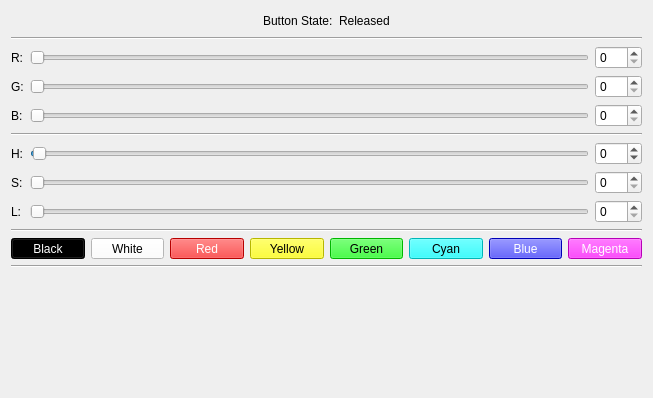
<?xml version="1.0" encoding="UTF-8"?>
<ui version="4.0">
 <class>RGBLEDButton</class>
 <widget class="QWidget" name="RGBLEDButton">
  <property name="geometry">
   <rect>
    <x>0</x>
    <y>0</y>
    <width>653</width>
    <height>398</height>
   </rect>
  </property>
  <property name="windowTitle">
   <string>Form</string>
  </property>
  <layout class="QVBoxLayout" name="verticalLayout">
   <item>
    <layout class="QGridLayout" name="gridLayout">
     <item row="8" column="0">
      <widget class="QLabel" name="label">
       <property name="text">
        <string>L:</string>
       </property>
      </widget>
     </item>
     <item row="7" column="0">
      <widget class="QLabel" name="label_2">
       <property name="text">
        <string>S:</string>
       </property>
      </widget>
     </item>
     <item row="6" column="0">
      <widget class="QLabel" name="label_3">
       <property name="text">
        <string>H:</string>
       </property>
      </widget>
     </item>
     <item row="4" column="0">
      <widget class="QLabel" name="label_4">
       <property name="text">
        <string>B:</string>
       </property>
      </widget>
     </item>
     <item row="2" column="0">
      <widget class="QLabel" name="label_5">
       <property name="text">
        <string>R:</string>
       </property>
      </widget>
     </item>
     <item row="3" column="0">
      <widget class="QLabel" name="label_6">
       <property name="text">
        <string>G:</string>
       </property>
      </widget>
     </item>
     <item row="2" column="1">
      <widget class="QSlider" name="slider_r">
       <property name="maximum">
        <number>255</number>
       </property>
       <property name="orientation">
        <enum>Qt::Horizontal</enum>
       </property>
      </widget>
     </item>
     <item row="3" column="1">
      <widget class="QSlider" name="slider_g">
       <property name="maximum">
        <number>255</number>
       </property>
       <property name="orientation">
        <enum>Qt::Horizontal</enum>
       </property>
      </widget>
     </item>
     <item row="4" column="1">
      <widget class="QSlider" name="slider_b">
       <property name="maximum">
        <number>255</number>
       </property>
       <property name="orientation">
        <enum>Qt::Horizontal</enum>
       </property>
      </widget>
     </item>
     <item row="6" column="1">
      <widget class="QSlider" name="slider_h">
       <property name="minimum">
        <number>-1</number>
       </property>
       <property name="maximum">
        <number>359</number>
       </property>
       <property name="orientation">
        <enum>Qt::Horizontal</enum>
       </property>
      </widget>
     </item>
     <item row="7" column="1">
      <widget class="QSlider" name="slider_s">
       <property name="maximum">
        <number>255</number>
       </property>
       <property name="orientation">
        <enum>Qt::Horizontal</enum>
       </property>
      </widget>
     </item>
     <item row="8" column="1">
      <widget class="QSlider" name="slider_l">
       <property name="maximum">
        <number>255</number>
       </property>
       <property name="orientation">
        <enum>Qt::Horizontal</enum>
       </property>
      </widget>
     </item>
     <item row="12" column="0" colspan="3">
      <widget class="QLabel" name="label_color">
       <property name="sizePolicy">
        <sizepolicy hsizetype="Preferred" vsizetype="Preferred">
         <horstretch>0</horstretch>
         <verstretch>1</verstretch>
        </sizepolicy>
       </property>
       <property name="text">
        <string/>
       </property>
      </widget>
     </item>
     <item row="2" column="2">
      <widget class="QSpinBox" name="spin_r">
       <property name="maximum">
        <number>255</number>
       </property>
      </widget>
     </item>
     <item row="6" column="2">
      <widget class="QSpinBox" name="spin_h">
       <property name="minimum">
        <number>-1</number>
       </property>
       <property name="maximum">
        <number>359</number>
       </property>
      </widget>
     </item>
     <item row="3" column="2">
      <widget class="QSpinBox" name="spin_g">
       <property name="maximum">
        <number>255</number>
       </property>
      </widget>
     </item>
     <item row="4" column="2">
      <widget class="QSpinBox" name="spin_b">
       <property name="maximum">
        <number>255</number>
       </property>
      </widget>
     </item>
     <item row="7" column="2">
      <widget class="QSpinBox" name="spin_s">
       <property name="maximum">
        <number>255</number>
       </property>
      </widget>
     </item>
     <item row="8" column="2">
      <widget class="QSpinBox" name="spin_l">
       <property name="maximum">
        <number>255</number>
       </property>
      </widget>
     </item>
     <item row="11" column="0" colspan="3">
      <widget class="Line" name="line">
       <property name="orientation">
        <enum>Qt::Horizontal</enum>
       </property>
      </widget>
     </item>
     <item row="5" column="0" colspan="3">
      <widget class="Line" name="line_2">
       <property name="orientation">
        <enum>Qt::Horizontal</enum>
       </property>
      </widget>
     </item>
     <item row="10" column="0" colspan="3">
      <layout class="QHBoxLayout" name="horizontalLayout">
       <item>
        <widget class="QToolButton" name="button_black">
         <property name="sizePolicy">
          <sizepolicy hsizetype="Minimum" vsizetype="Fixed">
           <horstretch>0</horstretch>
           <verstretch>0</verstretch>
          </sizepolicy>
         </property>
         <property name="styleSheet">
          <string notr="true">color: white; background: black;</string>
         </property>
         <property name="text">
          <string>Black</string>
         </property>
        </widget>
       </item>
       <item>
        <widget class="QToolButton" name="button_white">
         <property name="sizePolicy">
          <sizepolicy hsizetype="Minimum" vsizetype="Fixed">
           <horstretch>0</horstretch>
           <verstretch>0</verstretch>
          </sizepolicy>
         </property>
         <property name="styleSheet">
          <string notr="true">color: black; background: white;</string>
         </property>
         <property name="text">
          <string>White</string>
         </property>
        </widget>
       </item>
       <item>
        <widget class="QToolButton" name="button_red">
         <property name="sizePolicy">
          <sizepolicy hsizetype="Minimum" vsizetype="Fixed">
           <horstretch>0</horstretch>
           <verstretch>0</verstretch>
          </sizepolicy>
         </property>
         <property name="styleSheet">
          <string notr="true">color: white; background: red;</string>
         </property>
         <property name="text">
          <string>Red</string>
         </property>
        </widget>
       </item>
       <item>
        <widget class="QToolButton" name="button_yellow">
         <property name="sizePolicy">
          <sizepolicy hsizetype="Minimum" vsizetype="Fixed">
           <horstretch>0</horstretch>
           <verstretch>0</verstretch>
          </sizepolicy>
         </property>
         <property name="styleSheet">
          <string notr="true">color: black; background: yellow;</string>
         </property>
         <property name="text">
          <string>Yellow</string>
         </property>
        </widget>
       </item>
       <item>
        <widget class="QToolButton" name="button_green">
         <property name="sizePolicy">
          <sizepolicy hsizetype="Minimum" vsizetype="Fixed">
           <horstretch>0</horstretch>
           <verstretch>0</verstretch>
          </sizepolicy>
         </property>
         <property name="styleSheet">
          <string notr="true">color: black; background: #00FF00;</string>
         </property>
         <property name="text">
          <string>Green</string>
         </property>
        </widget>
       </item>
       <item>
        <widget class="QToolButton" name="button_cyan">
         <property name="sizePolicy">
          <sizepolicy hsizetype="Minimum" vsizetype="Fixed">
           <horstretch>0</horstretch>
           <verstretch>0</verstretch>
          </sizepolicy>
         </property>
         <property name="styleSheet">
          <string notr="true">color: black; background: cyan;</string>
         </property>
         <property name="text">
          <string>Cyan</string>
         </property>
        </widget>
       </item>
       <item>
        <widget class="QToolButton" name="button_blue">
         <property name="sizePolicy">
          <sizepolicy hsizetype="Minimum" vsizetype="Fixed">
           <horstretch>0</horstretch>
           <verstretch>0</verstretch>
          </sizepolicy>
         </property>
         <property name="styleSheet">
          <string notr="true">color: white; background: blue;</string>
         </property>
         <property name="text">
          <string>Blue</string>
         </property>
        </widget>
       </item>
       <item>
        <widget class="QToolButton" name="button_magenta">
         <property name="sizePolicy">
          <sizepolicy hsizetype="Minimum" vsizetype="Fixed">
           <horstretch>0</horstretch>
           <verstretch>0</verstretch>
          </sizepolicy>
         </property>
         <property name="styleSheet">
          <string notr="true">color: white; background: magenta;</string>
         </property>
         <property name="text">
          <string>Magenta</string>
         </property>
        </widget>
       </item>
      </layout>
     </item>
     <item row="9" column="0" colspan="3">
      <widget class="Line" name="line_3">
       <property name="orientation">
        <enum>Qt::Horizontal</enum>
       </property>
      </widget>
     </item>
     <item row="0" column="0" colspan="3">
      <layout class="QHBoxLayout" name="horizontalLayout_2">
       <item>
        <spacer name="horizontalSpacer">
         <property name="orientation">
          <enum>Qt::Horizontal</enum>
         </property>
         <property name="sizeHint" stdset="0">
          <size>
           <width>40</width>
           <height>20</height>
          </size>
         </property>
        </spacer>
       </item>
       <item>
        <widget class="QLabel" name="label_7">
         <property name="text">
          <string>Button State:</string>
         </property>
        </widget>
       </item>
       <item>
        <widget class="QLabel" name="label_button_state">
         <property name="text">
          <string>Released</string>
         </property>
        </widget>
       </item>
       <item>
        <spacer name="horizontalSpacer_2">
         <property name="orientation">
          <enum>Qt::Horizontal</enum>
         </property>
         <property name="sizeHint" stdset="0">
          <size>
           <width>40</width>
           <height>20</height>
          </size>
         </property>
        </spacer>
       </item>
      </layout>
     </item>
     <item row="1" column="0" colspan="3">
      <widget class="Line" name="line_4">
       <property name="orientation">
        <enum>Qt::Horizontal</enum>
       </property>
      </widget>
     </item>
    </layout>
   </item>
  </layout>
 </widget>
 <resources/>
 <connections/>
</ui>
